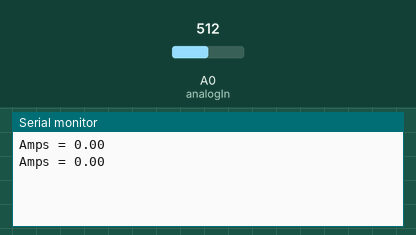
Recording of a sketch running on a simulated Arduino Uno, built with avr-gcc and run on an emulated ATmega328P. Parts: the last lines printed to the serial monitor. Inputs (shaded band) come from the test bench; at power-on: A0 (analogIn) = 512.

Above: at 1.8 s.
1.9 s: A0 (analogIn) set to 716
At 2.8 s:
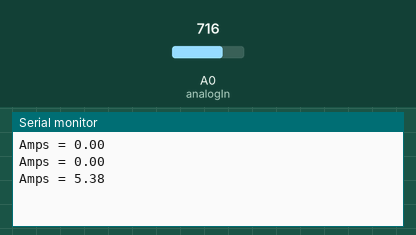
3.4 s: A0 (analogIn) set to 900
At 4.4 s:
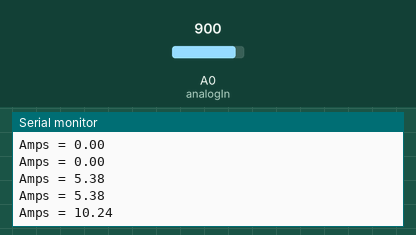
Timing chart, 0 to 6.4 s (numbered marks = the images above; inputs shaded):
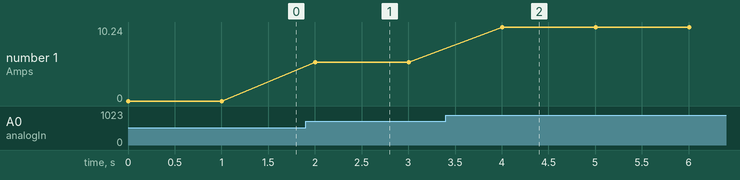

The sketch:

dccurrent.ino
```cpp
const int analogIn = A0 ;
double mVA = 185;
double Value = 0;
double ACSoffset = 2500;
double Voltage = 0;
double Amps = 0;

void setup (){
    Serial.begin (9600);
}

void loop (){
    Value = analogRead (analogIn);
    Voltage = (Value/1024.0)*5000;
    Amps = ((Voltage-ACSoffset)/mVA);
    Serial.print ("Amps = ");
    Serial.println (Amps ,2);
    delay (1000);
}
```

Measured:
- after the input at 1.9 s, the serial monitor: prints a new line after 0.10 s (image 1)
- after the input at 3.4 s, the serial monitor: prints a new line after 0.60 s (image 2)
- plotted number 1: 0 → 5.38 after the input at 1.9 s, 5.38 → 10.24 after the input at 3.4 s
